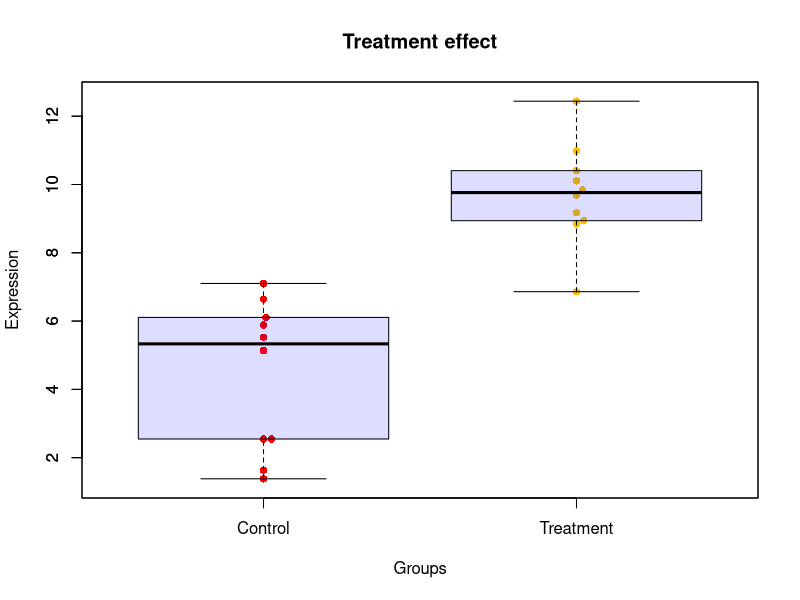

The R script that drew this image:
## ---- chunk 1
# source("https://raw.githubusercontent.com/alexsanchezpla/usefulFunctions/master/boxplotWithDots.R")
boxplotWithDots<- function (myExpres, lev, aTitle, groupLabels, addBoxplot=TRUE, pchVal=16, colVal=rainbow(8))
{
  beeswarm(myExpres~lev, 
           ylab="Expression", xlab="Groups",
           main=aTitle,
           labels=groupLabels,
           pch = pchVal, col = colVal)  
  if(addBoxplot)
    boxplot(myExpres~lev, add = T, names = c("",""), col="#0000ff22")
  # Segons un post de: https://www.r-statistics.com/2011/03/beeswarm-boxplot-and-plotting-it-with-r/
}
## ---- chunk 2
require(beeswarm)
expres <-c(rnorm(10,5,2), rnorm(10,10,2))
trat <- as.factor(c(rep("CT",10), rep("TR",10)))
titol <- "Treatment effect"
groupLab<- c("Control", "Treatment")
boxplotWithDots(myExpres=expres, lev=trat, aTitle=titol, groupLabels=groupLab)
